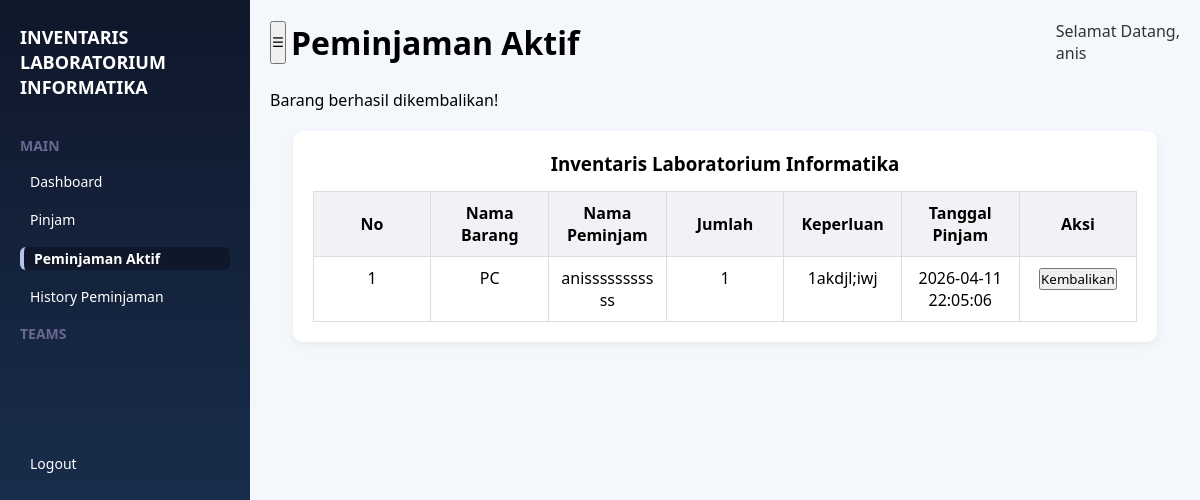
Page /Admin/peminjaman.php?return=success (signed in) on the committed database.
### tables this page shows
CREATE TABLE `peminjaman` (
  `id` int NOT NULL,
  `nama_peminjam` varchar(100) DEFAULT NULL,
  `keperluan` text,
  `jumlah` int DEFAULT NULL,
  `barang_id` int DEFAULT NULL,
  `tanggal_pinjam` datetime DEFAULT CURRENT_TIMESTAMP,
  `tanggal_kembali` datetime DEFAULT NULL,
  `status` enum('dipinjam','dikembalikan') DEFAULT 'dipinjam'
);

CREATE TABLE `barang` (
  `id` int NOT NULL,
  `kategori_id` int DEFAULT NULL,
  `kode_inventaris` varchar(50) NOT NULL,
  `nama_barang` varchar(100) NOT NULL,
  `merk` varchar(100) DEFAULT NULL,
  `tipe` varchar(100) DEFAULT NULL,
  `spesifikasi` text,
  `jumlah` int NOT NULL,
  `kondisi` enum('Baik','Cukup','Rusak') NOT NULL,
  `lokasi` varchar(100) DEFAULT NULL,
  `tahun_perolehan` year DEFAULT NULL,
  `keterangan` text,
  `tersedia` tinyint(1) NOT NULL DEFAULT '1',
  `create_at` timestamp NULL DEFAULT CURRENT_TIMESTAMP
);

### Admin/peminjaman.php (the view, shortened to what this page needs)
<?php
    require_once __DIR__ . "/../config/database.php";
$query = mysqli_query($conn,"
SELECT peminjaman.*, barang.nama_barang
FROM peminjaman
JOIN barang ON peminjaman.barang_id = barang.id
WHERE peminjaman.status='dipinjam'
ORDER BY peminjaman.id DESC
");
?>
<!DOCTYPE html>
<html lang="en">
<head>
    <link href="https://cdn.jsdelivr.net/npm/select2@4.1.0-rc.0/dist/css/select2.min.css" rel="stylesheet"/>
    <link rel="stylesheet" href="../assets/style.css">
</head>
<body class="body">
    <div class="container">
        <?php $page = basename($_SERVER['PHP_SELF']); ?>
        <div class="sidebar" id="sidebar">
            <h2 class="logo">INVENTARIS LABORATORIUM<br>INFORMATIKA</h2>
            <div class="menu-group">
                <p class="menu-title">MAIN</p>
                <ul>
                    <li><a href="dashboard.php" class="menu-item <?=  $page=='dashboard.php'?'active':''?>">Dashboard</a></li>
                    <li><a href="../pinjam.php" class="menu-item  <?=  $page=='pinjam.php'?'active':''?>">Pinjam</a></li>
                    <li><a href="peminjaman.php" class="menu-item  <?=  $page=='peminjaman.php'?'active':''?>">Peminjaman Aktif</a></li>
                    <li><a href="../history_peminjaman.php" class="menu-item  <?=  $page=='history_peminjaman.php'?'active':''?>">History Peminjaman</a></li>
                </ul>
            </div>
            <div class="menu-group">
                <p class="menu-title">TEAMS</p>
            </div>
            <div class="logout">
                <a href="logout.php" class="menu-item logout">Logout</a>
            </div>
        </div>
        <div class="main" id="main">
            <div class="header">
                <div class="button_dash">
                    <button id="toggleSidebar">☰</button>
                    <h1>Peminjaman Aktif</h1>
                </div>
                <div class="user">Selamat Datang, <br><?php echo $_SESSION["username"];?></div>
            </div>
                <?php if (isset($_GET['return']) && $_GET['return'] == 'success'): ?>
                <div class="alert alert-success alert-dismissible fade show notif-fix text-center">
                Barang berhasil dikembalikan!
                </div>
                <?php endif; ?>
                <div class="table-container">
                    <h3>Inventaris Laboratorium Informatika</h3>
                    <table>
                        <thead>
                            <tr class="table-header">
                                <th>No</th>
                                <th>Nama Barang</th>
                                <th>Nama Peminjam</th>
                                <th>Jumlah</th>
                                <th>Keperluan</th>
                                <th>Tanggal Pinjam</th>
                                <th>Aksi</th>
                            </tr>
                        </thead>
                            <?php
                            $no = 1;
                            while($row = mysqli_fetch_assoc($query)){
                            ?>
                        <tr class="table-row">
                            <td><?= $no++; ?></td>
                            <td><?= $row['nama_barang']; ?></td>
                            <td><?= $row['nama_peminjam']; ?></td>
                            <td><?= $row['jumlah']; ?></td>
                            <td><?= $row['keperluan']; ?></td>
                            <td><?= $row['tanggal_pinjam']; ?></td>
                            <td>
                                <a class="btn"  href="kembalikan.php?id=<?= $row['id']; ?>">
                                    <button>Kembalikan</button>
                                </a>
                            </td>
                            <?php } ?>
                        </tr>
                    </table>
                </div>
            </div>
        </div>
</body>
</html>

### assets/style.css (style rules this page uses)
* { margin: 0; padding: 0; box-sizing: border-box; font-family: 'Segoe UI', Tahoma, Geneva, Verdana, sans-serif; }
.body { background : #f4f7fb; display: flex; }
.container { display: contents; }
.sidebar { width: 250px; height: 100vh; background: linear-gradient(180deg, #0f172a, #1e3a5f); color: white; padding: 25px 20px; position: fixed; transition: 0.3s; left: 0; top: 0; }
.logo { font-size: 18px; font-weight: bold; line-height: 1.4; margin-bottom: 35px; }
.sidebar ul { list-style: none; }
.sidebar ul li { margin: 15px 0; }
.sidebar ul li a { text-decoration: none; color: white; padding: 10px; display: block; border-radius: 6px; transition: 0.3s; }
.menu-group { margin-bottom: 15px; }
.menu-title { font-size: 14px; color: #696891; margin-bottom: 5px; font-weight: bolder; }
.menu-item { display: block; padding: 4px 10px; font-size: 14px; color: white; text-decoration: none; margin-bottom: 2px; line-height: 0.25; }
.menu-item.active { background: #0f172a; border-left: 4px solid #b8c1ec; font-weight: bold; }
.logout { position: absolute; margin-top: 50px; }
.logout a { color: white; text-decoration: none; }
.main { flex: 1; margin-left: 250px; padding: 20px; width: 100%; transition: 0.3s; }
.header { display: flex; align-items:center; margin-bottom: 25px; gap: 10px; justify-content: space-between; }
.button_dash { display: flex; gap: 5px; }
.user { font-size: 16px; color: #333; justify-items: end; }
.table-container { width: 95%; margin: 20px auto; background: white; padding: 20px; border-radius: 10px; box-shadow: 0 4px 10px rgba(0, 0, 0, 0.05); transition: 0.3s; }
table { width: 100%; border-collapse: collapse; background-color: white; border-color: #000; text-align: center; table-layout: fixed; }
.table-container h3 { text-align: center; margin-bottom: 15px; font-family: 'Segoe UI', Tahoma, Geneva, Verdana, sans-serif; }
.table-header th { background-color: #f1f2f6; text-align: center; font-weight: bold; border: 1px solid #ddd; padding: 10px; }
.table-row td { border: 1px solid #ddd; padding: 10px; vertical-align: top; word-wrap: break-word; }

### rows in the picture
peminjaman: barang.nama_barang "PC", nama_peminjam "anisssssssssss", jumlah "1", keperluan "1akdjl;iwj", tanggal_pinjam "2026-04-11 22:05:06"

### other values in the picture
$_SESSION["username"] "anis"
